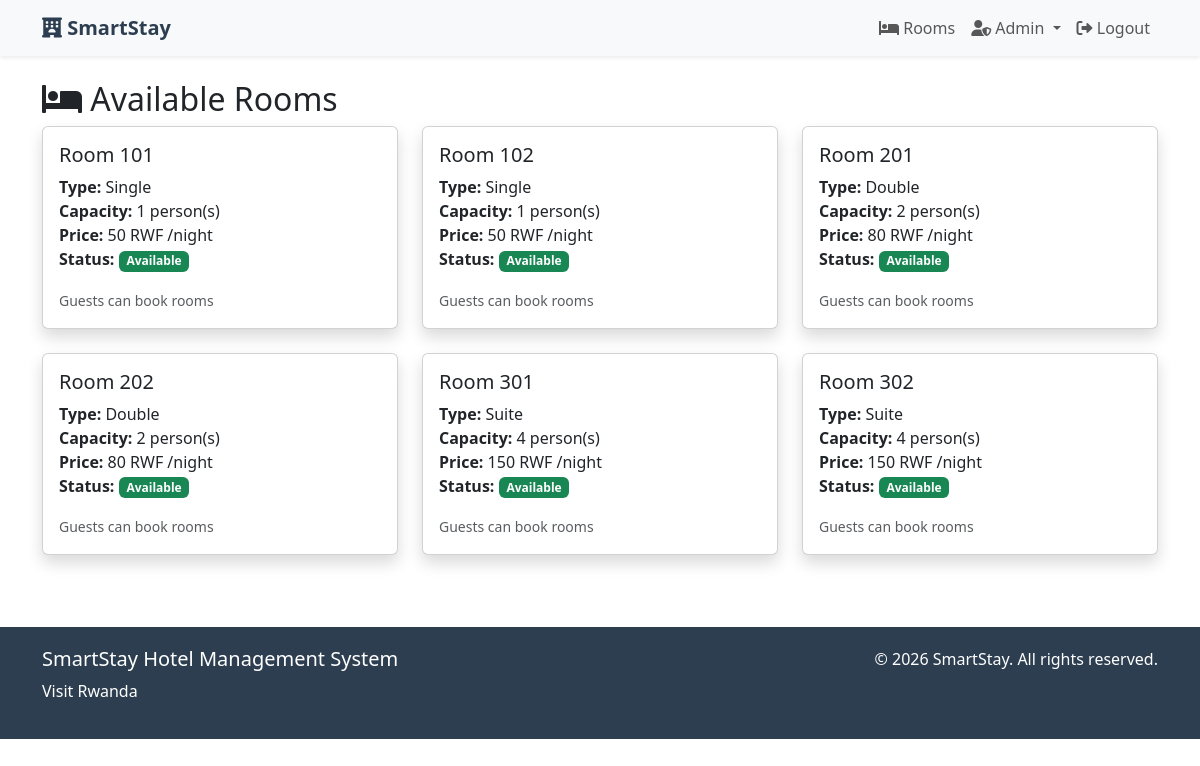
Page /rooms (signed in) on the committed database.
### tables this page shows
CREATE TABLE rooms (
                room_id INTEGER PRIMARY KEY AUTOINCREMENT,
                room_number TEXT UNIQUE NOT NULL,
                room_type TEXT NOT NULL,
                price_per_night REAL NOT NULL,
                capacity INTEGER NOT NULL,
                is_available BOOLEAN DEFAULT 1
            );

### app.py (the view)
@app.route('/rooms')
@login_required
def rooms():
    conn = get_db_connection()
    cursor = conn.cursor()
    cursor.execute('SELECT * FROM rooms ORDER BY room_number')
    rooms_data = cursor.fetchall()
    conn.close()
    rooms = []
    for room_data in rooms_data:
        room = Room(room_data[0], room_data[1], room_data[2], room_data[3], room_data[4])
        room.set_availability(bool(room_data[5]))
        rooms.append(room)
    return render_template('rooms.html', rooms=rooms)

### app.py (called while the page is built)
def get_db_connection():
    return db_manager.get_connection()

def login_required(f):
    from functools import wraps
    @wraps(f)
    def decorated_function(*args, **kwargs):
        if 'user_id' not in session:
            return redirect(url_for('login'))
        return f(*args, **kwargs)
    return decorated_function

### models.py (called while the page is built)
    def get_room_number(self) -> str:
        return self._room_number

    def get_room_type(self) -> str:
        return self._room_type

    def get_price_per_night(self) -> float:
        return self._price_per_night

    def get_capacity(self) -> int:
        return self._capacity

    def is_available(self) -> bool:
        return self._is_available

    def set_availability(self, available: bool):
        self._is_available = available

    def get_connection(self):
        return sqlite3.connect(self.db_path)

### templates/rooms.html (shortened to what this page needs)
{% extends "base.html" %}
{% block content %}
<div class="container mt-4">
    <h2><i class="fas fa-bed"></i> Available Rooms</h2>
    {% if rooms %}
        <div class="row">
            {% for room in rooms %}
                <div class="col-md-4 mb-4">
                    <div class="card h-100 {% if not room.is_available() %}bg-secondary text-white{% endif %} shadow card-hover">
                        <div class="card-body">
                            <h5 class="card-title">Room {{ room.get_room_number() }}</h5>
                            <p class="card-text">
                                <strong>Type:</strong> {{ room.get_room_type() }}<br>
                                <strong>Capacity:</strong> {{ room.get_capacity() }} person(s)<br>
                                <strong>Price:</strong> {{ "{:,.0f}".format(room.get_price_per_night()) }} RWF /night<br>
                                <strong>Status:</strong>
                                {% if room.is_available() %}
                                    <span class="badge bg-success">Available</span>
                                {% else %}
                                    <span class="badge bg-danger">Occupied</span>
                                {% endif %}
                            </p>
                            {% if room.is_available() and session.role == 'guest' %}
                                <a href="{{ url_for('book_room', room_id=room.get_room_id()) }}"
                                   class="btn btn-primary btn-sm">
                                    <i class="fas fa-calendar-plus"></i> Book Now
                                </a>
                            {% elif not room.is_available() %}
                                <button class="btn btn-secondary btn-sm" disabled>
                                    <i class="fas fa-times"></i> Not Available
                                </button>
                            {% elif session.role != 'guest' %}
                                <small class="text-muted">Guests can book rooms</small>
                            {% endif %}
                        </div>
                    </div>
                </div>
            {% endfor %}
        </div>
    {% else %}
        <div class="alert alert-info">
            <i class="fas fa-info-circle"></i> No rooms available at the moment.
        </div>
    {% endif %}
</div>
{% endblock %}

### templates/base.html (shortened to what this page needs)
<!DOCTYPE html>
<html lang="en">
<head>
    <link href="https://cdn.jsdelivr.net/npm/bootstrap@5.3.0/dist/css/bootstrap.min.css" rel="stylesheet">
    <link href="https://cdnjs.cloudflare.com/ajax/libs/font-awesome/6.0.0/css/all.min.css" rel="stylesheet">
</head>
<body>
    <nav class="navbar navbar-expand-lg navbar-light bg-light shadow-sm">
        <div class="container">
            <a class="navbar-brand" href="{{ url_for('index') }}">
                <i class="fas fa-hotel"></i> SmartStay
            </a>
            <div class="collapse navbar-collapse" id="navbarNav">
                <ul class="navbar-nav ms-auto">
                    {% if session.user_id %}
                        <li class="nav-item">
                            <a class="nav-link" href="{{ url_for('rooms') }}">
                                <i class="fas fa-bed"></i> Rooms
                            </a>
                        </li>
                        {% if session.role == 'admin' %}
                            <li class="nav-item dropdown">
                                <a class="nav-link dropdown-toggle" href="#" role="button" data-bs-toggle="dropdown">
                                    <i class="fas fa-user-shield"></i> Admin
                                </a>
                            </li>
                        {% elif session.role == 'staff' %}
                            <li class="nav-item">
                                <a class="nav-link" href="{{ url_for('staff_dashboard') }}">
                                    <i class="fas fa-user-tie"></i> Staff
                                </a>
                            </li>
                        {% endif %}
                        <li class="nav-item">
                            <a class="nav-link" href="{{ url_for('logout') }}">
                                <i class="fas fa-sign-out-alt"></i> Logout
                            </a>
                        </li>
                    {% else %}
                        <li class="nav-item">
                            <a class="nav-link" href="{{ url_for('login') }}">
                                <i class="fas fa-sign-in-alt"></i> Login
                            </a>
                        </li>
                    {% endif %}
                </ul>
            </div>
        </div>
    </nav>
    {% block content %}{% endblock %}
    <footer class="footer mt-5">
        <div class="container">
            <div class="row">
                <div class="col-md-6">
                    <h5>SmartStay Hotel Management System</h5>
                    <p>Visit Rwanda</p>
                </div>
                <div class="col-md-6 text-md-end">
                    <p>&copy; 2026 SmartStay. All rights reserved.</p>
                </div>
            </div>
        </div>
    </footer>
</body>
</html>

### templates/base.html (style rules this page uses)
.navbar-brand { font-weight: bold; color: #2c3e50 !important; }
.card-hover { transition: transform 0.3s; }
.footer { background-color: #2c3e50; color: white; padding: 20px 0; }

### rows in the picture
rooms: get_room_number "101", get_room_type "Single", get_capacity "1", get_price_per_night "50"
rooms: get_room_number "102", get_room_type "Single", get_capacity "1", get_price_per_night "50"
rooms: get_room_number "201", get_room_type "Double", get_capacity "2", get_price_per_night "80"
rooms: get_room_number "202", get_room_type "Double", get_capacity "2", get_price_per_night "80"
rooms: get_room_number "301", get_room_type "Suite", get_capacity "4", get_price_per_night "150"
rooms: get_room_number "302", get_room_type "Suite", get_capacity "4", get_price_per_night "150"
